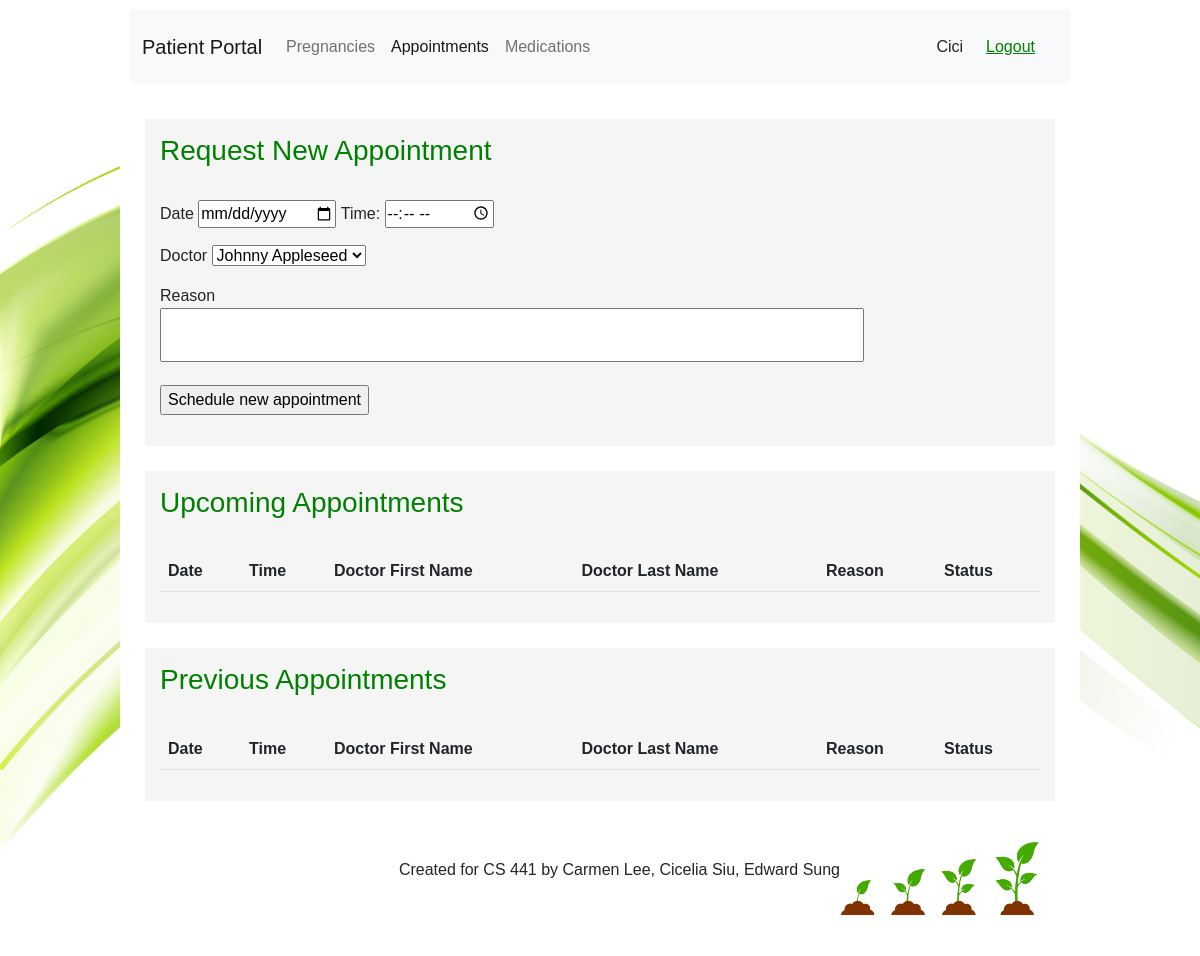
Page /html/patient/patientAppointments.php (signed in) on the earlier database version.
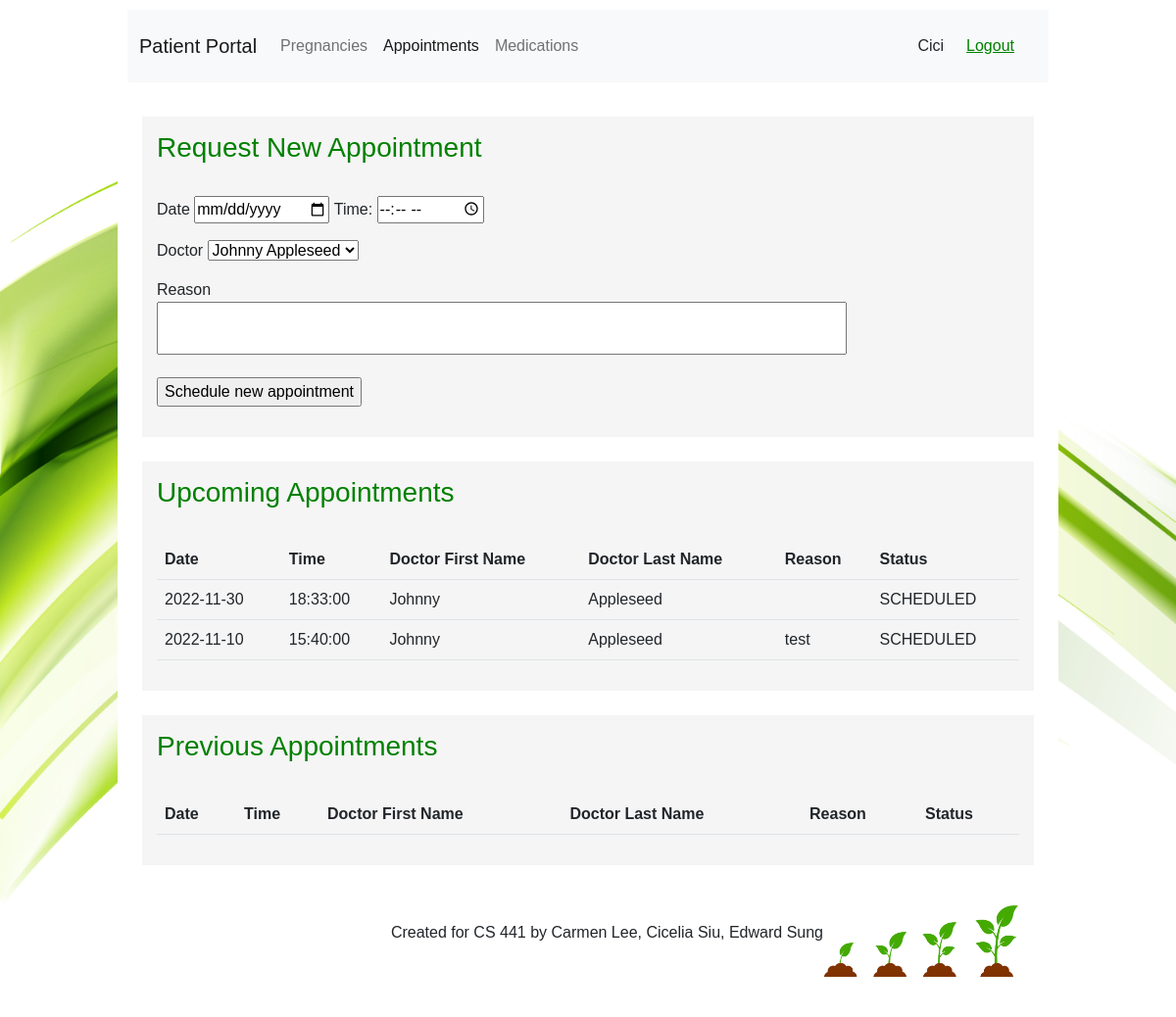
Same page on the later database version.
### tables this page shows
CREATE TABLE `appointments` (
  `id` int(11) UNSIGNED NOT NULL,
  `apptDate` date NOT NULL,
  `apptTime` time NOT NULL,
  `status` enum('COMPLETED','REQUESTED','SCHEDULED','CANCELLED') NOT NULL DEFAULT 'REQUESTED',
  `patientId` int(11) NOT NULL,
  `doctorId` int(11) NOT NULL,
  `reason` varchar(255) NOT NULL DEFAULT 'No reason provided'
);

CREATE TABLE `Users` (
  `id` int(11) UNSIGNED NOT NULL,
  `first_name` varchar(255) DEFAULT NULL,
  `last_name` varchar(255) DEFAULT NULL,
  `email` varchar(255) DEFAULT NULL,
  `userpassword` varchar(64) NOT NULL,
  `role` enum('ADMIN','DOCTOR','PATIENT') DEFAULT NULL,
  `username` varchar(255) NOT NULL,
  `assigned_doctorId` int(11) DEFAULT NULL,
  `birthdate` date DEFAULT NULL,
  `phone` varchar(255) DEFAULT NULL,
  `address` varchar(255) DEFAULT NULL,
  `emerCon_name` varchar(255) DEFAULT NULL,
  `emerCon_phone` varchar(255) DEFAULT NULL,
  `emerCon_relation` varchar(255) DEFAULT NULL
);

### html/patient/patientAppointments.php (the view, shortened to what this page needs)
<!DOCTYPE html>
<html lang="en">
<head>
  <link href="https://cdn.jsdelivr.net/npm/bootstrap@5.2.2/dist/css/bootstrap.min.css" rel="stylesheet" />
  <link rel="stylesheet" href="../../css/style.css?v=<?php echo time(); ?>" />
</head>
<body>
  <?php
  $sessionUserId = $_SESSION['sessionUserId'];
  $sessionFirstName = $_SESSION['sessionFirstName'];
  $sessionLastName = $_SESSION['sessionLastName'];
  ?>
  <div class="body">
    <header>
      <nav class="navbar navbar-expand-lg navbar-light bg-light justify-content-center nav-fill">
        <div class="container-fluid">
          <a class="navbar-brand mb-0 h1" href="patientPortal.php">Patient Portal</a>
          <div class="collapse navbar-collapse" id="navbarNavAltMarkup">
            <div class="navbar-nav me-auto">
              <a class="nav-link" href="patientPregnancies.php">Pregnancies</a>
              <a class="nav-link active" href="patientAppointments.php">Appointments</a>
              <a class="nav-link" href="patientMedications.php">Medications</a>
            </div>
            <?php echo $sessionFirstName . " " . $sessionLastName; ?>
            <button type="button" class="btn btn-light logout-btn" style="float: right;"><a href="../logout.php">Logout</a></button>
          </div>
        </div>
      </nav>
    </header>
    <section>
      <h3>Request New Appointment</h3>
      <br>
      <form name="frmContact" method="post" action="../AddAppointment.php">
        <p>
          <label for="date">Date</label>
          <input type="date" name="inputDate" id="inputDate" required>
          <label for="time">Time:</label>
          <input type="time" id="inputTime" name="inputTime">
        </p>
        <p>
          <label for="doctor">Doctor</label>
          <select name="inputDoctor" required>
            <?php
            $conn = mysqli_connect("localhost", "root", "", "pregnancy");
            $sql = "SELECT id,first_name,last_name FROM users WHERE role='DOCTOR'";
            $result = mysqli_query($conn, $sql);
            $resultsArray = mysqli_fetch_all($result);
            for ($i = 0; $i < sizeof($resultsArray); $i++) {
              $doctorId = $resultsArray[$i][0];
              $fullName = $resultsArray[$i][1] . ' ' . $resultsArray[$i][2];
              echo '<option value="', $doctorId, '">', $fullName, '</option>';
            }
            ?>
          </select>
        </p>
        <p>
          <label for="Reason">Reason</label> <br>
          <textarea type="text" name="inputReason" id="inputReason"></textarea>
        </p>
        <p>
          <input type="submit" name="Submit" id="Submit" value="Schedule new appointment">
        </p>
      </form>
    </section>
    <section style="overflow-x: scroll">
      <h3>Upcoming Appointments</h3>
      <br>
      <?php
      $sql_apt = "SELECT apptDate,apptTime,doctorId,reason,status FROM appointments WHERE patientId=$sessionUserId and status='SCHEDULED'";
      $result_apt = mysqli_query($conn, $sql_apt);
      $resultsArray_apt = mysqli_fetch_all($result_apt);
      ?>
      <table class="table table-hover">
        <thead>
          <tr>
            <th scope="col">Date</th>
            <th scope="col">Time</th>
            <th scope="col">Doctor First Name</th>
            <th scope="col">Doctor Last Name</th>
            <th scope="col">Reason</th>
            <th scope="col">Status</th>
          </tr>
        </thead>
        <tbody>
          <?php
          for ($i = 0; $i < sizeof($resultsArray_apt); $i++) {
            echo "<tr>";
            for ($j = 0; $j < 5; $j++) {
              if ($j == 2) {
                $doctorId = $resultsArray_apt[$i][2];
                $sql = "SELECT first_name,last_name FROM Users WHERE id=$doctorId";
                $result = mysqli_query($conn, $sql);
                $resultArray = mysqli_fetch_all($result);
                echo "<td>", $resultArray[0][0], "</td>";
                echo "<td>", $resultArray[0][1], "</td>";
                $j += 1;
              }
              echo "<td>", $resultsArray_apt[$i][$j], "</td>";
            }
            echo "</tr>";
          }
          echo "</tbody>", "</table>";
          ?>
    </section>
    <section style="overflow-x: scroll">
      <h3>Previous Appointments</h3>
      <br>
      <table class="table table-hover">
        <thead>
          <tr>
            <th scope="col">Date</th>
            <th scope="col">Time</th>
            <th scope="col">Doctor First Name</th>
            <th scope="col">Doctor Last Name</th>
            <th scope="col">Reason</th>
            <th scope="col">Status</th>
          </tr>
        </thead>
        <tbody>
          <?php
          echo "</tbody>", "</table>";
          ?>
    </section>
    <section class="footer d-flex align-self-center">
      <p>
        Created for CS 441 by Carmen Lee, Cicelia Siu, Edward Sung
      </p>
      <img id="footer-img" src="../../imgs/sprout.jpg" alt="Sprout!">
    </section>
  </div>
</body>
</html>

Differences in the rows shown:
added appointments: apptDate "2022-11-30", apptTime "18:33:00", status "SCHEDULED"
now on this page (row unchanged): users: first_name "Johnny", last_name "Appleseed"
added appointments: apptDate "2022-11-10", apptTime "15:40:00", reason "test", status "SCHEDULED"
